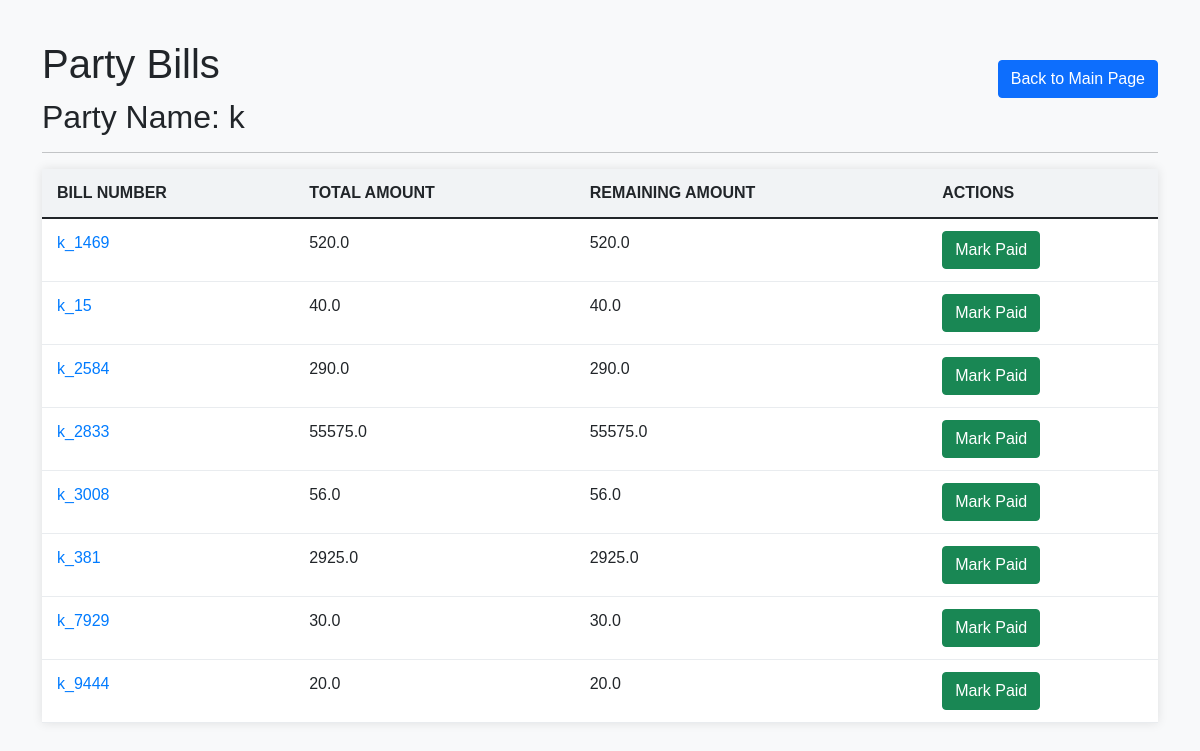
The page /party-bills/k on the database its author committed.
### tables this page shows
CREATE TABLE bills (
                id INTEGER PRIMARY KEY,
                party_name TEXT NOT NULL,
                bill_no TEXT NOT NULL,
                total_amount REAL,
                remaining_amount REAL,
                paid_status INTEGER DEFAULT 0,
                paid_date TEXT,
                UNIQUE(party_name, bill_no)
            );

### main.py (the view)
@app.route('/party-bills/<party_name>')
def party_bills(party_name):
    bills = fetch_bill_data(party_name)
    return render_template('party_bills.html', party_name=party_name, bills=bills)

### main.py (called while the page is built)
def fetch_bill_data(party_name):
    conn = sqlite3.connect('your_database.db')
    cursor = conn.cursor()
    print(party_name)
    cursor.execute("SELECT * FROM bills WHERE party_name = ?", (party_name,))
    bills = []
    for row in cursor.fetchall():
        print("inside")
        print(row)
        bill = {
            'bill_no': row[2],
            'total_amount': row[3],
            'remaining_amount': row[4],
            'paid_status': row[5],
            'paid_date': row[6]
        }
        bills.append(bill)
    conn.close()
    return bills

### templates/party_bills.html (shortened to what this page needs)
<!DOCTYPE html>
<html lang="en">
<head>
    <link rel="stylesheet" href="https://cdnjs.cloudflare.com/ajax/libs/twitter-bootstrap/5.0.2/css/bootstrap.min.css">
</head>
<body>
    <div class="container">
        <div style="display: flex;justify-content: space-between;">
        <h1>Party Bills</h1>
        <a class="btn btn-primary back-link" href="/main">Back to Main Page</a>
        </div>
        <h2>Party Name: {{ party_name }}</h2>
        <hr>
        <table class="table">
            <thead>
                <tr>
                    <th>Bill Number</th>
                    <th>Total Amount</th>
                    <th>Remaining Amount</th>
                    <th>Actions</th>
                </tr>
            </thead>
            <tbody>
                {% for bill in bills %}
                <tr>
                    <td>
                        <a class="bill-no-link" href="">{{ bill.bill_no }}</a>
                    </td>
                    <td>{{ bill.total_amount }}</td>
                    <td>{{ bill.remaining_amount }}</td>
                    <td>
                        {% if bill.paid_status == 0 %}
                        <form action="/mark-paid/{{ bill.bill_no }}" method="POST">
                            <button type="submit" class="btn btn-success">Mark Paid</button>
                        </form>
                        {% else %}
                        Paid on {{ bill.paid_date }}
                        {% endif %}
                    </td>
                </tr>
                {% endfor %}
            </tbody>
        </table>
    </div>
</body>
</html>

### templates/party_bills.html (style rules this page uses)
body { background-color: #f8f9fa; font-family: Arial, sans-serif; }
.container { margin-top: 40px; }
.table { background-color: #fff; box-shadow: 0 0 10px rgba(0, 0, 0, 0.1); }
.table th, .table td { padding: 12px 15px; border-bottom: 1px solid #e9ecef; }
.table thead th { background-color: #f1f3f5; border-bottom: 2px solid #dee2e6; font-weight: bold; text-transform: uppercase; }
.bill-no-link { color: #007bff; text-decoration: none; }
.back-link { margin-top: 20px; }

### rows shown on the page
bills: bill_no "k_1469", total_amount "520.0", remaining_amount "520.0"
bills: bill_no "k_15", total_amount "40.0", remaining_amount "40.0"
bills: bill_no "k_2584", total_amount "290.0", remaining_amount "290.0"
bills: bill_no "k_2833", total_amount "55575.0", remaining_amount "55575.0"
bills: bill_no "k_3008", total_amount "56.0", remaining_amount "56.0"
bills: bill_no "k_381", total_amount "2925.0", remaining_amount "2925.0"
bills: bill_no "k_7929", total_amount "30.0", remaining_amount "30.0"
bills: bill_no "k_9444", total_amount "20.0", remaining_amount "20.0"

### other values the page prints
{{ party_name }} "k"
